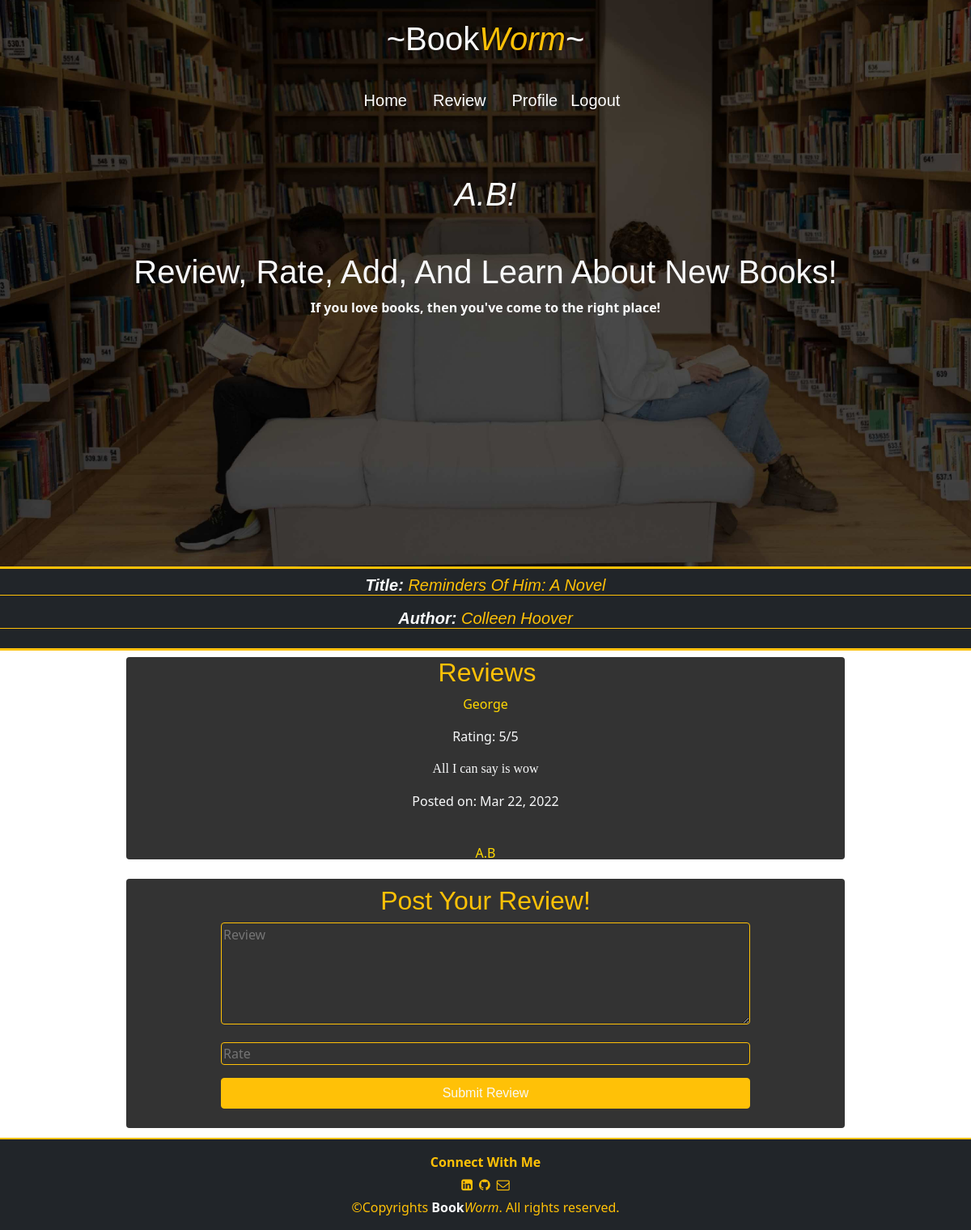
The app's page /books/7 (signed in) with its own data.
### apps/users/models.py (models this page shows)
class User(models.Model):
    name = models.CharField(max_length=255)
    alias = models.CharField(max_length=255)
    email = models.CharField(max_length=255)
    password = models.CharField(max_length=255)
    created_at = models.DateTimeField(auto_now_add=True)
    updated_at = models.DateTimeField(auto_now=True)
    objects = UserManager()

### apps/books/models.py (models this page shows)
class Book(models.Model):
    title = models.CharField(max_length=255)
    author = models.TextField()
    uploaded_by = models.ForeignKey(User, related_name='uploaded_books', on_delete=models.CASCADE)
    created_at = models.DateTimeField(auto_now_add=True)
    updated_at = models.DateTimeField(auto_now=True)
    objects = BookManager()

class Review(models.Model):
    review = models.TextField()
    rating = models.IntegerField()
    user = models.ForeignKey(User, related_name='book_reviews', on_delete= CASCADE)
    book = models.ForeignKey(Book, related_name='reviews', on_delete=models.CASCADE)
    created_at = models.DateTimeField(auto_now_add=True)
    updated_at = models.DateTimeField(auto_now=True)
    objects = BookManager()

### apps/books/views.py (the view)
# urls.py: path('<int:book_id>', views.show_book),
def show_book(request, book_id):
    if 'user_id' not in request.session:
        return redirect('/')
    user = User.objects.get(id= request.session['user_id'])
    book_to_get= Book.objects.get(id = book_id)
    context = {
        'reviews': Review.objects.filter(book= book_to_get).order_by('-created_at'),
        'book': book_to_get,
        'user' : user
    }
    return render(request, 'show_book.html', context)

### apps/books/templates/show_book.html (shortened to what this page needs)
<!DOCTYPE html>
<html lang="en">
<head>
    <link href="https://cdn.jsdelivr.net/npm/bootstrap@5.1.3/dist/css/bootstrap.min.css" rel="stylesheet">
    <link rel="stylesheet" href="https://cdnjs.cloudflare.com/ajax/libs/font-awesome/4.7.0/css/font-awesome.min.css">
    {% load static %}
    <link rel="stylesheet" href="{% static 'css/show_book.css' %}">
</head>
<body>
    <div class="container-fluid header">
        <h1 class="text-light  text-center py-4 text-decoration-underlin">~Book<i class="text-warning">Worm</i>~</h1>
        <nav class="navbar text-light p-2 mb-5">
            <div class="container-xxl">
                <div class=" d-flex justify-content-between m-auto">
                    <h5><a class="text-decoration-none mx-3" href="/books">Home</a></h5>
                    <h5><a class="text-decoration-none mx-3" href="/books/review">Review</a></h5>
                    <h5><a class="text-decoration-none mx-3" href="/{{user.id}}">Profile</a></h5>
                    <h5><a class="text-decoration-none" href="/logout">Logout</a></h5>
                </div>
        </nav>
        <div class="container pt-3">
            <h1 class="text-center text-light"><i>{{user.alias}}!</i></h1>
            <h1 class="text-center text-light mt-5">Review, Rate, Add, And Learn About New Books!</h1>
            <p class="text-center text-light"><strong>If you love books, then you've come to the right place!</strong></p>
        </div>
    </div>
    <div class="p-0 w-100">
        <div class="bg-dark border-bottom border-top border-warning border-3">
            <h5 class="m-auto mb-3 text-center border-bottom border-warning pt-2 w-100 text-light"><strong><i>Title:</i></strong> <i class="text-warning">{{book.title}}</i> </h5>
            <h5 class="text-center text-light border-bottom border-warning mt-1 mb-4"><strong><i>Author:</i></strong> <i class="text-warning">{{book.author}}</i></h5>
        </div>
        <div class="position-relative overflow-hidden">
            <video class="position-absolute" id="video" src="../static/img/pexels-yaroslav-shuraev-6279819.mp4" autoplay muted loop ></video>
            <div class="content d-flex flex-column align-items-center p-2">
                <div class="transp_bg scroll_bar overflow-auto mb-4 rounded" style="height: 250px;">
                    <h2 class="text-center ms-1 text-warning">Reviews</h2>
                    {% for review in reviews %}
                    <div class="container pb-4 text-light">
                        <p class="text-center"><a class="link text-decoration-none link-warning" href="/{{review.user.id}}">{{review.user.alias}}</a></p>
                        <p class="text-center">Rating: {{review.rating}}/5</p>
                        <p class="text-center review">{{review.review}}</p>
                        <p class="text-center">Posted on: {{review.created_at|date:'M d, Y'}}</p>
                    </div>
                    {% endfor %}
                </div>
                <div class="transp_bg rounded mb-1 p-2">
                    <h2 class="text-warning text-center">Post Your Review!</h2>
                    <div>
                        <form action="add_review/{{book.id}}" method="post">
                            <p class="text-center"><textarea class="w-75 text-warning rounded bg-transparent border border-warning" name="review" id="" cols="80" rows="5" placeholder="Review"></textarea></p>
                            <p class="text-center"><input class="w-75 bg-transparent border rounded border-warning text-warning" type="number" name="rating" min="1" max="5" placeholder="Rate"></p>
                            <p class="text-center"><button class="w-75 d-inline btn btn-warning text-light border border-warning">Submit Review</button></p>
                        </form>
                    </div>
                </div>
            </div>
        </div>
    </div>
    <footer class="mt-0 p-3 bg-dark border-top border-warning border-2">
        <p class="text-center text-warning mb-0"><strong>Connect With Me</strong></p>
        <div class="d-flex justify-content-center align-items-center">
            <a class="link-warning p-1" target="_blank" rel="noopener noreferrer" href="https://www.linkedin.com/in/abomi-daba-3994a6222/">
                <i class="fa fa-linkedin-square" aria-hidden="true"></i>
            </a>
            <a class="link-warning p-1" target="_blank" rel="noopener noreferrer" href="https://github.com/AbomiDaba">
                <i class="fa fa-github" aria-hidden="true"></i>
            </a>
            <a class="link-warning p-1" target="_blank" rel="noopener noreferrer" href="mailto:abomi.daba@gmail.com">
                <i class="fa fa-envelope-o" aria-hidden="true"></i>
            </a>
        </div>
        <p class="text-center text-warning mb-0">&copy;Copyrights <strong class="text-light">Book</strong><i class="text-warning">Worm</i>. All rights reserved.</p>
    </footer>
</body>
</html>

### apps/books/static/css/show_book.css (style rules this page uses)
.header { background-image: url(../img/wepik-2022229-132042.png); background-repeat: no-repeat; background-position: center; background-size: cover; height: 700px; animation: change 15s infinite ease-in-out; }
video { min-width:100%; top: 50%; left: 50%; transform: translate(-50%, -50%); z-index: -1; }
.transp_bg { background: linear-gradient(to top, rgba(0,0,0,0.8)50%, rgba(0,0,0,0.8)50%); width:75% ; }
h1,h2,h3,h4,h5,button { font-family:Verdana, Geneva, Tahoma, sans-serif }
nav a { color: white; }
.review { font-family: 'Gaegu', cursive; font-family: 'Schoolbell', cursive; }
.link { color: gold; }

### records on screen
User: alias "A.B"
Book: title "Reminders Of Him: A Novel", author "Colleen Hoover"
Review: user.alias "George", rating "5", review "All I can say is wow", created_at "Mar 22, 2022"
Review: user.alias "A.B"
